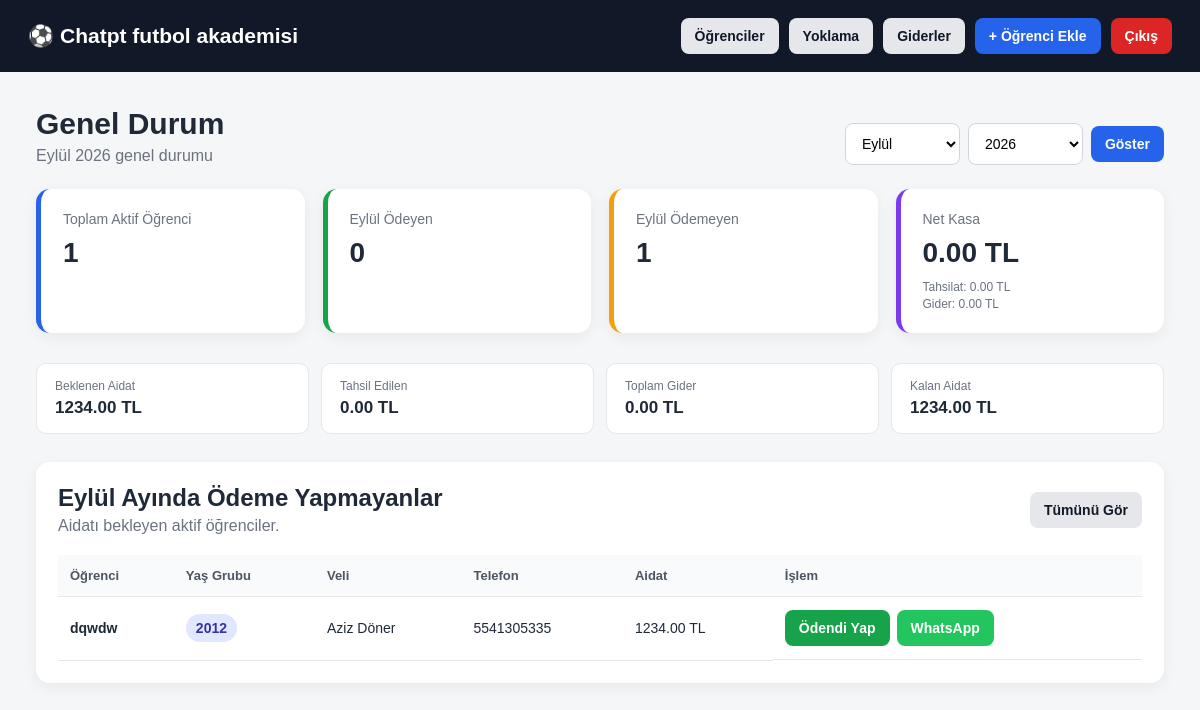
The page /dashboard (signed in) on the database its author committed.
### tables this page shows
CREATE TABLE students (
            id INTEGER PRIMARY KEY AUTOINCREMENT,
            school_id INTEGER NOT NULL,
            name TEXT NOT NULL,
            birth_year INTEGER NOT NULL,
            parent_name TEXT,
            phone TEXT,
            monthly_fee REAL DEFAULT 0,
            active INTEGER DEFAULT 1,
            notes TEXT,
            created_at TEXT, class_group TEXT,
            FOREIGN KEY (school_id)
                REFERENCES schools(id)
                ON DELETE CASCADE
        );

### app.py (the view)
@app.route("/dashboard")
def dashboard():
    if not school_logged_in():
        return redirect(url_for("login"))
    school_id = session["school_id"]
    year, month = get_selected_period()
    conn = get_db()
    total_students = conn.execute("""
        SELECT COUNT(*)
        FROM students
        WHERE school_id = ?
        AND active = 1
    """, (school_id,)).fetchone()[0]
    paid_students = conn.execute("""
        SELECT COUNT(*)
        FROM students s
        JOIN payments p
            ON p.student_id = s.id
        WHERE s.school_id = ?
        AND s.active = 1
        AND p.year = ?
        AND p.month = ?
        AND p.paid = 1
    """, (
        school_id,
        year,
        month
    )).fetchone()[0]
    unpaid_students = (
        total_students - paid_students
    )
    expected_income = conn.execute("""
        SELECT COALESCE(SUM(monthly_fee), 0)
        FROM students
        WHERE school_id = ?
        AND active = 1
    """, (school_id,)).fetchone()[0]
    total_income = conn.execute("""
        SELECT COALESCE(SUM(p.amount), 0)
        FROM payments p
        JOIN students s
            ON s.id = p.student_id
        WHERE s.school_id = ?
        AND p.year = ?
        AND p.month = ?
        AND p.paid = 1
    """, (
        school_id,
        year,
        month
    )).fetchone()[0]
    remaining_income = (
        expected_income - total_income
    )
    total_expenses = conn.execute("""
        SELECT COALESCE(SUM(amount), 0)
        FROM expenses
        WHERE school_id = ?
        AND CAST(strftime('%Y', expense_date) AS INTEGER) = ?
        AND CAST(strftime('%m', expense_date) AS INTEGER) = ?
    """, (
        school_id,
        year,
        month
    )).fetchone()[0]
    net_cash = total_income - total_expenses
    unpaid_list = conn.execute("""
        SELECT
            s.*,
            COALESCE(p.paid, 0) AS paid
        FROM students s
        LEFT JOIN payments p
            ON p.student_id = s.id
            AND p.year = ?
            AND p.month = ?
        WHERE s.school_id = ?
        AND s.active = 1
        AND COALESCE(p.paid, 0) = 0
        ORDER BY
            s.birth_year DESC,
            s.name ASC
    """, (
        year,
        month,
        school_id
    )).fetchall()
    conn.close()
    return render_template(
        "dashboard.html",
        total_students=total_students,
        paid_students=paid_students,
        unpaid_students=unpaid_students,
        expected_income=expected_income,
        total_income=total_income,
        remaining_income=remaining_income,
        total_expenses=total_expenses,
        net_cash=net_cash,
        unpaid_list=unpaid_list,
        selected_year=year,
        selected_month=month,
        month_name=MONTH_NAMES[month],
        months=MONTH_NAMES
    )

### app.py (called while the page is built)
def get_db():
    conn = sqlite3.connect(DB_NAME)
    conn.row_factory = sqlite3.Row
    conn.execute("PRAGMA foreign_keys = ON")
    return conn

def school_logged_in():
    return (
        session.get("logged_in")
        and session.get("role") == "school"
        and session.get("school_id")
    )

def get_selected_period():
    now = datetime.now()
    try:
        year = int(request.args.get("year", now.year))
    except:
        year = now.year
    try:
        month = int(request.args.get("month", now.month))
    except:
        month = now.month
    if month < 1 or month > 12:
        month = now.month
    return year, month

### templates/dashboard.html (shortened to what this page needs)
<!DOCTYPE html>
<html lang="tr">
<head>
    <link rel="stylesheet" href="{{ url_for('static', filename='style.css') }}">
</head>
<body>
<header class="topbar">
    <div>
        <h2>⚽ {{ session.school_name or "Futbol Okulu Paneli" }}</h2>
    </div>
    <div class="top-actions">
        <a href="{{ url_for(
            'students',
            year=selected_year,
            month=selected_month
        ) }}" class="btn">
            Öğrenciler
        </a>
        <a href="{{ url_for('attendance') }}" class="btn">
            Yoklama
        </a>
        <a href="{{ url_for(
            'expenses',
            year=selected_year,
            month=selected_month
        ) }}" class="btn">
            Giderler
        </a>
        <a href="{{ url_for('add_student') }}" class="btn primary">
            + Öğrenci Ekle
        </a>
        <a href="{{ url_for('logout') }}" class="btn danger">
            Çıkış
        </a>
    </div>
</header>
<main class="container">
    <div class="dashboard-heading">
        <div>
            <h1>Genel Durum</h1>
            <p>
                {{ month_name }} {{ selected_year }} genel durumu
            </p>
        </div>
        <form method="GET" class="compact-period-form">
            <select name="month">
                {% for number, name in months.items() %}
                    <option
                        value="{{ number }}"
                        {% if number == selected_month %}selected{% endif %}
                    >
                        {{ name }}
                    </option>
                {% endfor %}
            </select>
            <select name="year">
                {% for year in range(
                    selected_year - 2,
                    selected_year + 3
                ) %}
                    <option
                        value="{{ year }}"
                        {% if year == selected_year %}selected{% endif %}
                    >
                        {{ year }}
                    </option>
                {% endfor %}
            </select>
            <button type="submit" class="btn primary">
                Göster
            </button>
        </form>
    </div>
    <section class="stats-grid">
        <div class="stat-card">
            <span>Toplam Aktif Öğrenci</span>
            <strong>
                {{ total_students }}
            </strong>
        </div>
        <div class="stat-card success-card">
            <span>{{ month_name }} Ödeyen</span>
            <strong>
                {{ paid_students }}
            </strong>
        </div>
        <div class="stat-card warning-card">
            <span>{{ month_name }} Ödemeyen</span>
            <strong>
                {{ unpaid_students }}
            </strong>
        </div>
        <div class="stat-card money-card tahsilat-card">
            <span>Net Kasa</span>
            <strong>
                {{ "%.2f"|format(net_cash) }} TL
            </strong>
            <small>
                Tahsilat:
                {{ "%.2f"|format(total_income) }} TL
            </small>
            <small>
                Gider:
                {{ "%.2f"|format(total_expenses) }} TL
            </small>
        </div>
    </section>
    <section class="finance-summary">
        <div>
            <span>Beklenen Aidat</span>
            <strong>
                {{ "%.2f"|format(expected_income) }} TL
            </strong>
        </div>
        <div>
            <span>Tahsil Edilen</span>
            <strong>
                {{ "%.2f"|format(total_income) }} TL
            </strong>
        </div>
        <div>
            <span>Toplam Gider</span>
            <strong>
                {{ "%.2f"|format(total_expenses) }} TL
            </strong>
        </div>
        <div>
            <span>Kalan Aidat</span>
            <strong>
                {{ "%.2f"|format(remaining_income) }} TL
            </strong>
        </div>
    </section>
    <section class="panel-section">
        <div class="section-header">
            <div>
                <h2>
                    {{ month_name }} Ayında Ödeme Yapmayanlar
                </h2>
                <p>
                    Aidatı bekleyen aktif öğrenciler.
                </p>
            </div>
            <a
                href="{{ url_for(
                    'students',
                    payment='unpaid',
                    year=selected_year,
                    month=selected_month
                ) }}"
                class="btn"
            >
                Tümünü Gör
            </a>
        </div>
        {% if unpaid_list %}
        <div class="table-wrapper">
            <table>
                <thead>
                    <tr>
                        <th>Öğrenci</th>
                        <th>Yaş Grubu</th>
                        <th>Veli</th>
                        <th>Telefon</th>
                        <th>Aidat</th>
                        <th>İşlem</th>
                    </tr>
                </thead>
                <tbody>
                {% for student in unpaid_list %}
                    <tr>
                        <td>
                            <strong>
                                {{ student.name }}
                            </strong>
                        </td>
                        <td>
                            <span class="badge">
                                {{ student.birth_year }}
                            </span>
                        </td>
                        <td>
                            {{ student.parent_name or "-" }}
                        </td>
                        <td>
                            {{ student.phone or "-" }}
                        </td>
                        <td>
                            {{ "%.2f"|format(student.monthly_fee) }} TL
                        </td>
                        <td class="actions">
                            <form
                                method="POST"
                                action="{{ url_for(
                                    'toggle_payment',
                                    student_id=student.id
                                ) }}"
                            >
                                <button
                                    type="submit"
                                    class="btn success"
                                >
                                    Ödendi Yap
                                </button>
                            </form>
                            {% if student.phone %}
                            <a
                                class="btn whatsapp"
                                target="_blank"
                                href="https://wa.me/90{{ student.phone|replace(' ', '')|replace('(', '')|replace(')', '')|replace('-', '')|replace('+90', '')|replace('0', '', 1) }}"
                            >
                                WhatsApp
                            </a>
                            {% endif %}
                        </td>
                    </tr>
                {% endfor %}
                </tbody>
            </table>
        </div>
        {% else %}
        <div class="empty-state">
            🎉 {{ month_name }} ayında ödeme bekleyen öğrenci bulunmuyor.
        </div>
        {% endif %}
    </section>
</main>
</body>
</html>

### static/style.css (style rules this page uses)
* { box-sizing: border-box; margin: 0; padding: 0; }
body { font-family: Arial, Helvetica, sans-serif; background: #f4f6f8; color: #1f2937; }
a { text-decoration: none; }
.topbar { background: #111827; color: white; padding: 18px 28px; display: flex; align-items: center; justify-content: space-between; gap: 20px; flex-wrap: wrap; }
.topbar h2 { font-size: 21px; }
.top-actions { display: flex; gap: 10px; flex-wrap: wrap; }
.container { width: min(1200px, 94%); margin: 35px auto; }
.btn { border: none; cursor: pointer; display: inline-flex; align-items: center; justify-content: center; padding: 10px 14px; border-radius: 8px; background: #e5e7eb; color: #111827; font-size: 14px; font-weight: 600; transition: 0.2s; }
.btn.primary { background: #2563eb; color: white; }
.btn.success { background: #16a34a; color: white; }
.btn.danger { background: #dc2626; color: white; }
.btn.whatsapp { background: #22c55e; color: white; }
.stats-grid { display: grid; grid-template-columns: repeat(4, 1fr); gap: 18px; margin-bottom: 30px; }
.stat-card { background: white; padding: 22px; border-radius: 14px; box-shadow: 0 4px 15px rgba(0, 0, 0, 0.06); border-left: 5px solid #2563eb; }
.stat-card span { color: #6b7280; display: block; margin-bottom: 10px; font-size: 14px; }
.stat-card strong { font-size: 28px; }
.success-card { border-left-color: #16a34a; }
.warning-card { border-left-color: #f59e0b; }
.money-card { border-left-color: #7c3aed; }
.panel-section { background: white; border-radius: 14px; padding: 22px; box-shadow: 0 4px 15px rgba(0, 0, 0, 0.06); }
.section-header { display: flex; justify-content: space-between; align-items: center; gap: 15px; margin-bottom: 20px; }
.section-header h2 { margin-bottom: 5px; }
.section-header p { color: #6b7280; }
.table-wrapper { overflow-x: auto; }
table { width: 100%; border-collapse: collapse; }
th, td { padding: 13px 12px; border-bottom: 1px solid #e5e7eb; text-align: left; white-space: nowrap; }
th { background: #f9fafb; font-size: 13px; color: #4b5563; }
td { font-size: 14px; }
.actions { display: flex; gap: 7px; flex-wrap: wrap; }
.actions form { display: inline; }
input, select, textarea { width: 100%; padding: 11px 12px; border: 1px solid #d1d5db; border-radius: 8px; outline: none; font-size: 14px; background: white; }
.badge { background: #e0e7ff; color: #3730a3; padding: 6px 10px; border-radius: 20px; font-weight: 700; }
.dashboard-heading { display: flex; justify-content: space-between; align-items: flex-end; gap: 20px; margin-bottom: 24px; }
.dashboard-heading h1 { font-size: 30px; margin-bottom: 6px; }
.dashboard-heading p { color: #6b7280; }
.compact-period-form { display: flex; gap: 8px; align-items: center; }
.compact-period-form select { width: auto; min-width: 115px; }
.tahsilat-card { display: flex; flex-direction: column; }
.tahsilat-card strong { margin-bottom: 8px; }
.tahsilat-card small { display: block; color: #6b7280; margin-top: 3px; font-size: 12px; }
.finance-summary { display: grid; grid-template-columns: repeat(4, 1fr); gap: 12px; margin-bottom: 28px; }
.finance-summary > div { background: white; padding: 15px 18px; border-radius: 10px; border: 1px solid #e5e7eb; }
.finance-summary span { display: block; color: #6b7280; font-size: 12px; margin-bottom: 5px; }
.finance-summary strong { font-size: 17px; }

### rows shown on the page
students: name "dqwdw", birth_year "2012", parent_name "Aziz Döner", phone "5541305335", monthly_fee "1234.00"

### other values the page prints
{{ session.school_name or "Futbol Okulu Paneli" }} "Chatpt futbol akademisi"
{{ month_name }} "Eylül"
{{ selected_year }} "2026"
{{ total_students }} "1"
{{ paid_students }} "0"
{{ unpaid_students }} "1"
{{ "%.2f"|format(net_cash) }} "0.00"
{{ "%.2f"|format(total_income) }} "0.00"
{{ "%.2f"|format(total_expenses) }} "0.00"
{{ "%.2f"|format(expected_income) }} "1234.00"
{{ "%.2f"|format(remaining_income) }} "1234.00"
form field month "Eylül"
form field year "2026"
